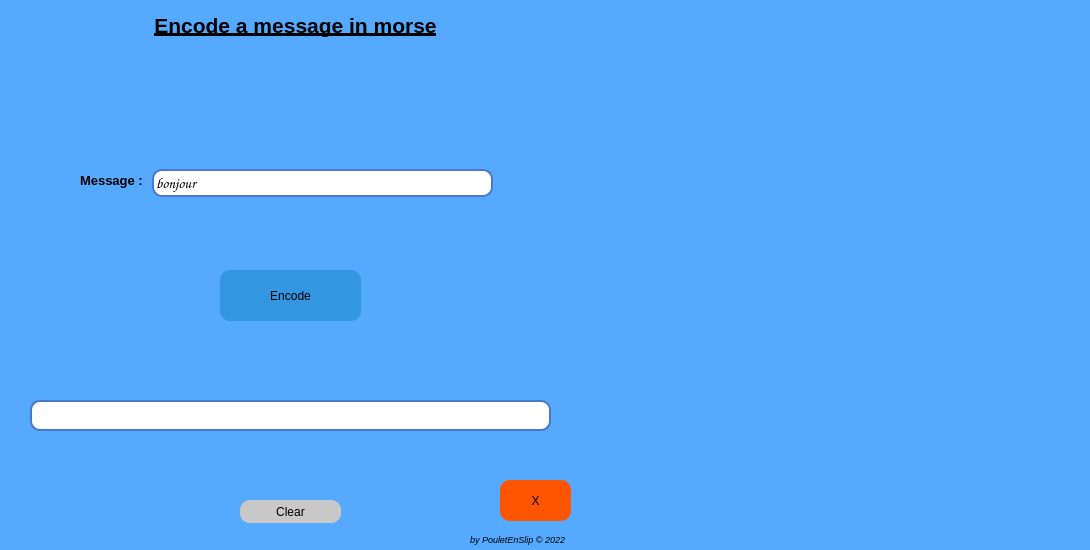
<?xml version="1.0" encoding="UTF-8"?>
<ui version="4.0">
 <class>MainWindow</class>
 <widget class="QMainWindow" name="MainWindow">
  <property name="geometry">
   <rect>
    <x>0</x>
    <y>0</y>
    <width>1090</width>
    <height>550</height>
   </rect>
  </property>
  <property name="minimumSize">
   <size>
    <width>1090</width>
    <height>550</height>
   </size>
  </property>
  <property name="maximumSize">
   <size>
    <width>1090</width>
    <height>550</height>
   </size>
  </property>
  <property name="windowTitle">
   <string>Morse encoding</string>
  </property>
  <property name="windowIcon">
   <iconset resource="Image.qrc">
    <normaloff>:/new/prefix1/icon.png</normaloff>:/new/prefix1/icon.png</iconset>
  </property>
  <property name="windowOpacity">
   <double>1.000000000000000</double>
  </property>
  <property name="styleSheet">
   <string notr="true">background-color: rgb(85, 170, 255);</string>
  </property>
  <widget class="QWidget" name="centralWidget">
   <widget class="QLineEdit" name="lEMessage">
    <property name="geometry">
     <rect>
      <x>152</x>
      <y>169</y>
      <width>341</width>
      <height>28</height>
     </rect>
    </property>
    <property name="font">
     <font>
      <family>Comic Sans MS</family>
      <pointsize>11</pointsize>
      <weight>50</weight>
      <italic>false</italic>
      <bold>false</bold>
     </font>
    </property>
    <property name="styleSheet">
     <string notr="true">QLineEdit {
background-color: rgb(255, 255, 255);
border: 2px solid  rgb(75, 120, 200);
border-radius: 10px;
font: 11pt &quot;Comic Sans MS&quot;;
}

QLineEdit::hover {
border: 2px solid  rgb(120, 160, 255);
}</string>
    </property>
    <property name="text">
     <string>bonjour</string>
    </property>
   </widget>
   <widget class="QPushButton" name="pBCoder">
    <property name="geometry">
     <rect>
      <x>220</x>
      <y>270</y>
      <width>141</width>
      <height>51</height>
     </rect>
    </property>
    <property name="styleSheet">
     <string notr="true">QPushButton {
font: 75 10pt &quot;MS Shell Dlg 2&quot;;
background-color: rgb(50, 150, 225);
border-radius: 10px;
font: 14pt &quot;Comic Sans MS&quot;;
}

QPushButton::hover {
background-color: rgb(60, 160, 230);
border-style: inset;
color: rgb(30, 110, 160);
}

QPushButton::pressed {
background-color: rgb(85, 170, 255);
border-style: inset;
}</string>
    </property>
    <property name="text">
     <string>Encode</string>
    </property>
   </widget>
   <widget class="QPushButton" name="pBQuitter">
    <property name="geometry">
     <rect>
      <x>500</x>
      <y>480</y>
      <width>71</width>
      <height>41</height>
     </rect>
    </property>
    <property name="styleSheet">
     <string notr="true">QPushButton {
font: 12pt &quot;Comic Sans MS&quot;;
background-color: rgb(255, 85, 0);
border-radius: 10px;
}

QPushButton::hover {
background-color: rgb(255, 150, 25);
border-style: inset;
}

QPushButton::pressed {
background-color: rgb(255, 185, 50);
border-style: inset;
}</string>
    </property>
    <property name="text">
     <string>X</string>
    </property>
   </widget>
   <widget class="QLabel" name="lSign">
    <property name="geometry">
     <rect>
      <x>470</x>
      <y>530</y>
      <width>111</width>
      <height>20</height>
     </rect>
    </property>
    <property name="text">
     <string>&lt;!DOCTYPE HTML PUBLIC &quot;-//W3C//DTD HTML 4.0//EN&quot; &quot;http://www.w3.org/TR/REC-html40/strict.dtd&quot;&gt;
&lt;html&gt;&lt;head&gt;&lt;meta name=&quot;qrichtext&quot; content=&quot;1&quot; /&gt;&lt;style type=&quot;text/css&quot;&gt;
p, li { white-space: pre-wrap; }
&lt;/style&gt;&lt;/head&gt;&lt;body style=&quot; font-family:'MS Shell Dlg 2'; font-size:8.25pt; font-weight:400; font-style:normal;&quot;&gt;
&lt;p style=&quot; margin-top:0px; margin-bottom:0px; margin-left:0px; margin-right:0px; -qt-block-indent:0; text-indent:0px;&quot;&gt;&lt;span style=&quot; font-size:7pt; font-style:italic;&quot;&gt;by PouletEnSlip © 2022&lt;/span&gt;&lt;/p&gt;&lt;/body&gt;&lt;/html&gt;</string>
    </property>
   </widget>
   <widget class="QLabel" name="lInfo">
    <property name="geometry">
     <rect>
      <x>80</x>
      <y>170</y>
      <width>71</width>
      <height>21</height>
     </rect>
    </property>
    <property name="styleSheet">
     <string notr="true"/>
    </property>
    <property name="text">
     <string>&lt;!DOCTYPE HTML PUBLIC &quot;-//W3C//DTD HTML 4.0//EN&quot; &quot;http://www.w3.org/TR/REC-html40/strict.dtd&quot;&gt;
&lt;html&gt;&lt;head&gt;&lt;meta name=&quot;qrichtext&quot; content=&quot;1&quot; /&gt;&lt;style type=&quot;text/css&quot;&gt;
p, li { white-space: pre-wrap; }
&lt;/style&gt;&lt;/head&gt;&lt;body style=&quot; font-family:'MS Shell Dlg 2'; font-size:8.25pt; font-weight:400; font-style:normal;&quot;&gt;
&lt;p style=&quot; margin-top:0px; margin-bottom:0px; margin-left:0px; margin-right:0px; -qt-block-indent:0; text-indent:0px;&quot;&gt;&lt;span style=&quot; font-size:10pt; font-weight:600;&quot;&gt;Message :&lt;/span&gt;&lt;/p&gt;&lt;/body&gt;&lt;/html&gt;</string>
    </property>
   </widget>
   <widget class="QPushButton" name="pBClear">
    <property name="geometry">
     <rect>
      <x>240</x>
      <y>500</y>
      <width>101</width>
      <height>23</height>
     </rect>
    </property>
    <property name="styleSheet">
     <string notr="true">QPushButton {
background-color: rgb(200, 200, 200);
border-radius: 10px;
font: 10pt &quot;Comic Sans MS&quot;;
}

QPushButton::hover {
background-color: rgb(220, 220, 220);
border-style: inset;
}

QPushButton::pressed {
background-color: rgb(150, 150, 150);
border-style: inset;
}</string>
    </property>
    <property name="text">
     <string>Clear</string>
    </property>
   </widget>
   <widget class="QLineEdit" name="lEResultat">
    <property name="enabled">
     <bool>true</bool>
    </property>
    <property name="geometry">
     <rect>
      <x>30</x>
      <y>400</y>
      <width>521</width>
      <height>31</height>
     </rect>
    </property>
    <property name="font">
     <font>
      <family>Comic Sans MS</family>
      <pointsize>12</pointsize>
      <weight>50</weight>
      <italic>false</italic>
      <bold>false</bold>
     </font>
    </property>
    <property name="styleSheet">
     <string notr="true">background-color: rgb(255, 255, 255);
border: 2px solid  rgb(75, 120, 200);
border-radius: 10px;
font: 12pt &quot;Comic Sans MS&quot;;</string>
    </property>
    <property name="readOnly">
     <bool>true</bool>
    </property>
   </widget>
   <widget class="QLabel" name="lImage">
    <property name="geometry">
     <rect>
      <x>590</x>
      <y>10</y>
      <width>511</width>
      <height>531</height>
     </rect>
    </property>
    <property name="styleSheet">
     <string notr="true"/>
    </property>
    <property name="text">
     <string/>
    </property>
    <property name="pixmap">
     <pixmap resource="Image.qrc">:/new/prefix1/morse.png</pixmap>
    </property>
   </widget>
   <widget class="QLabel" name="label">
    <property name="geometry">
     <rect>
      <x>10</x>
      <y>10</y>
      <width>571</width>
      <height>31</height>
     </rect>
    </property>
    <property name="text">
     <string>&lt;!DOCTYPE HTML PUBLIC &quot;-//W3C//DTD HTML 4.0//EN&quot; &quot;http://www.w3.org/TR/REC-html40/strict.dtd&quot;&gt;
&lt;html&gt;&lt;head&gt;&lt;meta name=&quot;qrichtext&quot; content=&quot;1&quot; /&gt;&lt;style type=&quot;text/css&quot;&gt;
p, li { white-space: pre-wrap; }
&lt;/style&gt;&lt;/head&gt;&lt;body style=&quot; font-family:'MS Shell Dlg 2'; font-size:8.25pt; font-weight:400; font-style:normal;&quot;&gt;
&lt;p align=&quot;center&quot; style=&quot; margin-top:0px; margin-bottom:0px; margin-left:0px; margin-right:0px; -qt-block-indent:0; text-indent:0px;&quot;&gt;&lt;span style=&quot; font-size:16pt; font-weight:600; text-decoration: underline;&quot;&gt;Encode a message in morse&lt;/span&gt;&lt;/p&gt;&lt;/body&gt;&lt;/html&gt;</string>
    </property>
   </widget>
  </widget>
 </widget>
 <layoutdefault spacing="6" margin="11"/>
 <resources>
  <include location="Image.qrc"/>
 </resources>
 <connections/>
</ui>
